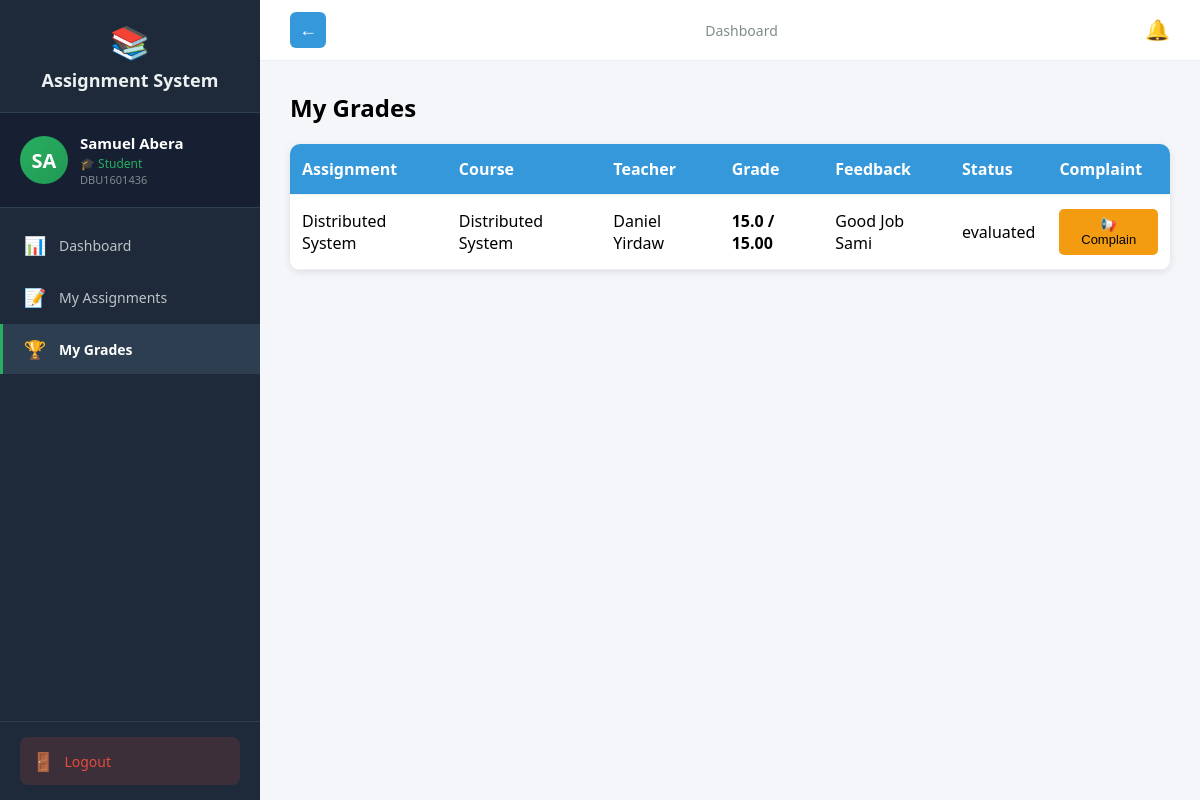
Screenshot of /student/grades (signed in) with the database file from the repository.
### tables this page shows
CREATE TABLE users (
            id TEXT PRIMARY KEY,
            user_id TEXT UNIQUE NOT NULL,
            first_name TEXT NOT NULL,
            last_name TEXT NOT NULL,
            email TEXT UNIQUE NOT NULL,
            password_hash TEXT NOT NULL,
            role TEXT NOT NULL,
            is_approved INTEGER DEFAULT 0,
            created_at TIMESTAMP DEFAULT CURRENT_TIMESTAMP,
            updated_at TIMESTAMP DEFAULT CURRENT_TIMESTAMP,
            node_id TEXT
        );

CREATE TABLE submissions (
            id TEXT PRIMARY KEY,
            assignment_id TEXT REFERENCES assignments(id),
            student_id TEXT REFERENCES students(id),
            files TEXT,
            student_comment TEXT,
            submitted_at TIMESTAMP DEFAULT CURRENT_TIMESTAMP,
            updated_at TIMESTAMP DEFAULT CURRENT_TIMESTAMP,
            grade REAL,
            feedback TEXT,
            evaluated_at TIMESTAMP,
            status TEXT DEFAULT 'submitted',
            complaint TEXT,
            complaint_status TEXT,
            group_id TEXT,
            node_id TEXT
        );

CREATE TABLE assignments (
            id TEXT PRIMARY KEY,
            title TEXT NOT NULL,
            description TEXT,
            teacher_id TEXT REFERENCES teachers(id),
            course_name TEXT NOT NULL,
            department TEXT NOT NULL,
            year INTEGER NOT NULL,
            deadline TIMESTAMP NOT NULL,
            late_submission INTEGER DEFAULT 0,
            penalty_per_day REAL DEFAULT 0.0,
            max_score REAL DEFAULT 100.0,
            is_group INTEGER DEFAULT 0,
            max_group_size INTEGER DEFAULT 1,
            teacher_comment TEXT,
            files TEXT,
            created_at TIMESTAMP DEFAULT CURRENT_TIMESTAMP,
            updated_at TIMESTAMP DEFAULT CURRENT_TIMESTAMP,
            node_id TEXT
        );

### routes_student.py (the view, shortened to what this page needs)
@student_bp.route('/grades')
@login_required
def grades():
    if current_user.role != 'student':
        return redirect(url_for('auth.login'))
    conn = get_db()
    cur = conn.cursor()
    cur.execute("SELECT id FROM students WHERE user_id = ?", (current_user.id,))
    student = cur.fetchone()
    if not student:
        return redirect(url_for('student.dashboard'))
    student_id = student['id']
    cur.execute("""
        SELECT a.title, a.course_name, u.first_name, u.last_name,
               s.grade, s.feedback, s.status, s.submitted_at, s.id as submission_id,
               s.complaint, s.complaint_status, a.max_score, a.penalty_per_day, a.deadline
        FROM submissions s
        JOIN assignments a ON s.assignment_id = a.id
        JOIN teachers t ON a.teacher_id = t.id
        JOIN users u ON t.user_id = u.id
        WHERE s.student_id = ?
        ORDER BY s.submitted_at DESC
    """, (student_id,))
    grades = cur.fetchall()
    processed = []
    from math import ceil
    for g in grades:
        max_score = float(g['max_score']) if g['max_score'] is not None else 100.0
        eff = max_score
        try:
            submitted_at = datetime.strptime(g['submitted_at'], '%Y-%m-%d %H:%M:%S') if g['submitted_at'] else None
            deadline_dt = datetime.strptime(g['deadline'], '%Y-%m-%d %H:%M:%S') if g['deadline'] else None
        except Exception:
            submitted_at = None
            deadline_dt = None
        processed.append((g[0], g[1], g[2], g[3], g[4], g[5], g[6], g[7], g[8], g[9], g[10], eff))
    conn.close()
    return render_template('student/grades.html', grades=processed)

### auth.py (called while the page is built)
def get_db():
    conn = sqlite3.connect('assignments.db')
    conn.row_factory = sqlite3.Row
    return conn

@login_manager.user_loader
def load_user(user_id):
    conn = get_db()
    cur = conn.cursor()
    cur.execute("SELECT id, user_id, first_name, last_name, email, role, is_approved FROM users WHERE id = ?", (user_id,))
    user = cur.fetchone()
    cur.close()
    conn.close()
    if user:
        from flask_login import UserMixin
        class User(UserMixin):
            pass
        u = User()
        u.id = user['id']
        u.user_id = user['user_id']
        u.first_name = user['first_name']
        u.last_name = user['last_name']
        u.email = user['email']
        u.role = user['role']
        u.is_approved = user['is_approved']
        return u
    return None

### routes_student.py (called while the page is built)
def get_db():
    conn = sqlite3.connect('assignments.db')
    conn.row_factory = sqlite3.Row
    return conn

### templates/student/grades.html (shortened to what this page needs)
{% extends "student_base.html" %}
{% block content %}
<h2>My Grades</h2>
{% if grades %}
<table>
    <tr><th>Assignment</th><th>Course</th><th>Teacher</th><th>Grade</th><th>Feedback</th><th>Status</th><th>Complaint</th></tr>
    {% for g in grades %}
    <tr>
        <td>{{ g[0] }}</td><td>{{ g[1] }}</td><td>{{ g[2] }} {{ g[3] }}</td>
        <td><strong>{% if g[4] is not none %}{{ g[4] }} / {{ '%.2f'|format(g[11]) }}{% else %}-{% endif %}</strong></td>
        <td>
            {% if g[5] %}
                {{ g[5] }}
            {% else %}
                <span style="color:#999;">No feedback yet</span>
            {% endif %}
        </td>
        <td>{{ g[6] }}</td>
        <td>
            {% if g[6] == 'evaluated' and g[4] is not none %}
                {% if g[9] %}
                    <span class="complaint-badge">📢 Complained</span>
                    {% if g[10] == 'responded' %}
                        <div class="response-box">
                            <strong>Response:</strong> {{ g[9] }}
                        </div>
                    {% else %}
                        <br><small style="color:#f39c12;">Pending response...</small>
                    {% endif %}
                {% else %}
                    <button class="btn btn-warning" onclick="showComplaint({{ g[8] }})">📢 Complain</button>
                {% endif %}
            {% else %}
                <small style="color:#999;">Available after evaluation</small>
            {% endif %}
        </td>
    </tr>
    {% endfor %}
</table>
{% else %}
<p>No grades yet.</p>
{% endif %}
{% endblock %}

### templates/student_base.html (shortened to what this page needs)
<!DOCTYPE html>
<html>
<head>
</head>
<body>
    <div class="layout">
        <div class="sidebar" id="sidebar">
            <div class="logo">
                <span class="icon">📚</span>
                Assignment System
            </div>
            <div class="profile-card">
                <div class="avatar">{{ current_user.first_name[0] }}{{ current_user.last_name[0] }}</div>
                <div class="info">
                    <div class="name">{{ current_user.first_name }} {{ current_user.last_name }}</div>
                    <div class="role">🎓 Student</div>
                    <div class="id-text">{{ current_user.user_id }}</div>
                </div>
            </div>
            <nav>
                <a href="/student/dashboard" class="{{ 'active' if request.path == '/student/dashboard' }}" onclick="closeSidebar()">
                    <span class="icon">📊</span> Dashboard
                </a>
                <a href="/student/dashboard#assignments" onclick="closeSidebar()">
                    <span class="icon">📝</span> My Assignments
                </a>
                <a href="/student/grades" class="{{ 'active' if request.path == '/student/grades' }}" onclick="closeSidebar()">
                    <span class="icon">🏆</span> My Grades
                </a>
            </nav>
            <div class="sidebar-footer">
                <a href="/logout" class="logout-btn">
                    <span class="icon">🚪</span> Logout
                </a>
            </div>
        </div>
        <div class="main">
            <div class="topbar">
                {% if request.path != '/student/dashboard' %}
                <button id="back-btn" class="back-btn" onclick="goBack()"><span class="back-icon">←</span></button>
                {% endif %}
                <div class="breadcrumb">
                    {% block page_title %}Dashboard{% endblock %}
                </div>
                <div style="position:relative;">
                    <button id="notifBell" class="notif-bell" aria-label="Notifications">🔔
                    </button>
                </div>
            </div>
            <div class="content">
                {% block content %}{% endblock %}
            </div>
        </div>
    </div>
</body>
</html>

### templates/student_base.html (style rules this page uses)
* { margin: 0; padding: 0; box-sizing: border-box; }
body { font-family: 'Segoe UI', Arial, sans-serif; background: #f5f6fa; }
.layout { display: flex; min-height: 100vh; }
.sidebar { width: 260px; background: #1e2a3a; color: #ecf0f1; padding: 0; position: fixed; height: 100vh; overflow-y: auto; z-index: 100; transition: transform 0.3s; display: flex; flex-direction: column; }
.sidebar .logo { padding: 20px; font-size: 18px; font-weight: bold; text-align: center; border-bottom: 1px solid #2c3e50; }
.sidebar .logo .icon { font-size: 32px; display: block; margin-bottom: 5px; }
.sidebar .profile-card { padding: 20px; border-bottom: 1px solid #2c3e50; display: flex; align-items: center; gap: 12px; background: #162032; }
.sidebar .profile-card .avatar { width: 48px; height: 48px; border-radius: 50%; background: linear-gradient(135deg, #27ae60, #229954); color: white; display: flex; align-items: center; justify-content: center; font-weight: bold; font-size: 20px; flex-shrink: 0; }
.sidebar .profile-card .info { overflow: hidden; }
.sidebar .profile-card .info .name { font-weight: 600; font-size: 15px; color: white; white-space: nowrap; overflow: hidden; text-overflow: ellipsis; }
.sidebar .profile-card .info .role { font-size: 12px; color: #27ae60; margin-top: 2px; }
.sidebar .profile-card .info .id-text { font-size: 11px; color: #7f8c8d; }
.sidebar nav { flex: 1; padding: 10px 0; }
.sidebar nav a { display: flex; align-items: center; padding: 13px 20px; color: #bdc3c7; text-decoration: none; font-size: 14px; border-left: 3px solid transparent; cursor: pointer; transition: all 0.2s; margin: 2px 0; }
.sidebar nav a.active { background: #2c3e50; color: white; border-left-color: #27ae60; font-weight: bold; }
.sidebar nav a .icon { margin-right: 12px; font-size: 18px; width: 24px; text-align: center; }
.sidebar .sidebar-footer { padding: 15px 20px; border-top: 1px solid #2c3e50; }
.sidebar .sidebar-footer .logout-btn { display: flex; align-items: center; gap: 10px; padding: 12px; background: rgba(231,76,60,0.15); color: #e74c3c; text-decoration: none; border-radius: 8px; font-size: 14px; font-weight: 500; transition: all 0.2s; }
.sidebar .sidebar-footer .logout-btn .icon { font-size: 18px; }
.main { margin-left: 260px; flex: 1; width: calc(100% - 260px); }
.topbar { background: white; padding: 12px 30px; display: flex; justify-content: space-between; align-items: center; border-bottom: 1px solid #ecf0f1; }
.back-btn { background: #3498db; color: white; border: none; padding: 6px 10px; border-radius: 6px; cursor: pointer; font-size: 16px; margin-right: 12px; display: inline-flex; align-items: center; justify-content: center; width:36px; height:36px; }
.back-btn .back-icon { font-weight: 700; font-size: 18px; line-height: 1; }
.topbar .breadcrumb { color: #7f8c8d; font-size: 14px; }
.notif-bell { position: relative; background: none; border: none; font-size: 20px; cursor: pointer; color: #2c3e50; }
.content { padding: 30px; }

### templates/student/grades.html (style rules this page uses)
table { width: 100%; border-collapse: collapse; margin: 20px 0; background: white; border-radius: 10px; overflow: hidden; box-shadow: 0 2px 8px rgba(0,0,0,0.1); }
th, td { padding: 14px 12px; text-align: left; border-bottom: 1px solid #ecf0f1; }
th { background: #3498db; color: white; }
.btn { padding: 8px 14px; border: none; border-radius: 5px; cursor: pointer; text-decoration: none; color: white; font-size: 13px; }
.btn-warning { background: #f39c12; color: black; }

### rows the page displays
users: first_name "S", last_name "A", first_name "Samuel", last_name "Abera", user_id "DBU1601436"
submissions: title "Distributed System", course_name "Distributed System", first_name "Daniel", last_name "Yirdaw", grade "15.0", feedback "Good Job Sami", status "evaluated"
assignments: max_score "15.00"
